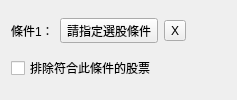
         <widget class="QWidget" name="widget_4" native="true">
          <layout class="QVBoxLayout" name="verticalLayout_4">
           <item>
            <layout class="QHBoxLayout" name="horizontalLayout_9">
             <item>
              <widget class="QLabel" name="label_10">
               <property name="text">
                <string>條件1：</string>
               </property>
              </widget>
             </item>
             <item>
              <widget class="QToolButton" name="toolButton_6">
               <property name="text">
                <string>請指定選股條件</string>
               </property>
              </widget>
             </item>
             <item>
              <widget class="QToolButton" name="toolButton_7">
               <property name="text">
                <string>X</string>
               </property>
              </widget>
             </item>
             <item>
              <spacer name="horizontalSpacer_5">
               <property name="orientation">
                <enum>Qt::Horizontal</enum>
               </property>
               <property name="sizeHint" stdset="0">
                <size>
                 <width>40</width>
                 <height>20</height>
                </size>
               </property>
              </spacer>
             </item>
            </layout>
           </item>
           <item>
            <widget class="QCheckBox" name="checkBox_2">
             <property name="text">
              <string>排除符合此條件的股票</string>
             </property>
            </widget>
           </item>
          </layout>
         </widget>
